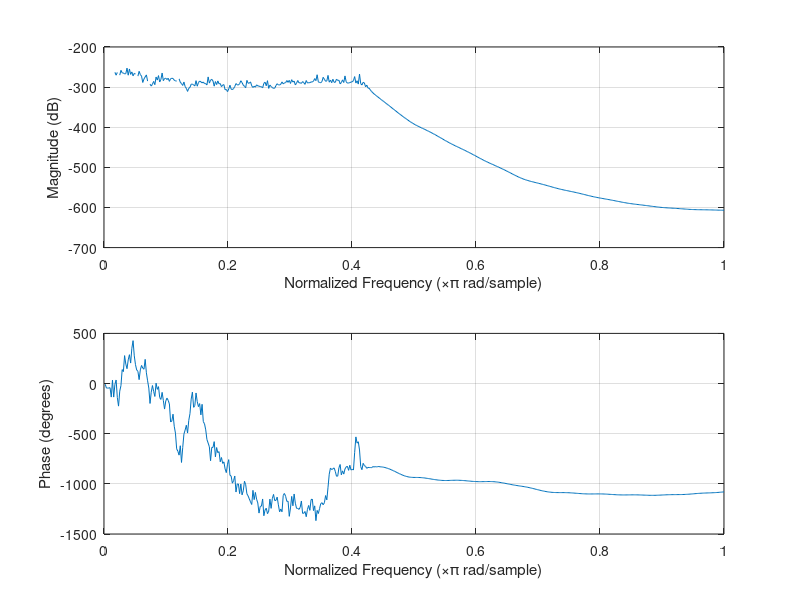

Recreate this plot in MATLAB.
delta_p = 0.05;
delta_s = 0.01;
hdelta_p = 2 * delta_p / (1 + delta_p);
hdelta_s = delta_s / (1 / delta_s);

Wp = [0.35 0.6];
Ws = [0.25 0.65];
Rp = -20 * log10(1 - hdelta_p);
Rs = -20 * log10(hdelta_s);

%% Butterworth Impulse Invariance Section
[n,Wn] = buttord(Wp, Ws, Rp, Rs, 's');
[b,a] = butter(n, Wn, 'bandpass', 's');
% freqz(b,a);
[bz, az] = impinvar( b, a , 10);
%[Hz, Wz] = freqz(bz,az);
freqz(bz,az);

%% Butterworth Bilinear Transformation Section
% [n,Wn] = buttord(Wp, Ws, Rp, Rs);
% [b,a] = butter(n, Wn, 'bandpass');
% [bz, az] = bilinear( b, a, 1 );
% %[Hz, Wz] = freqz(bz,az);
% freqz(bz,az);

%% Elliptic Bilinear Transformation Section
% [n,Wn] = ellipord(Wp, Ws, Rp, Rs);
% [b,a] = ellip(n, Rp, Rs, Wp);
% [bz,az] = bilinear( b, a, 1 );
% %[Hz, Wz] = freqz(bz,az);
% freqz(bz,az);
